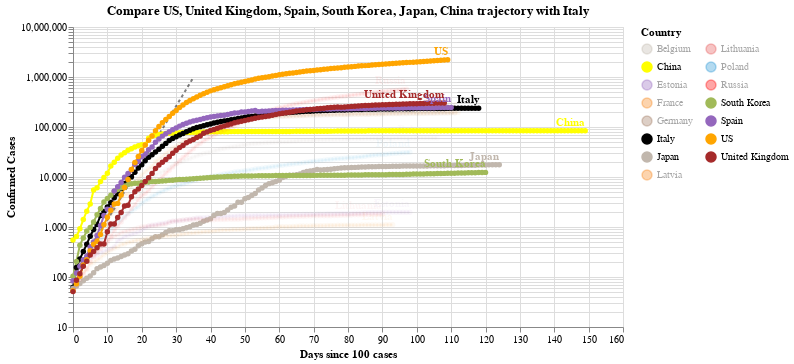

Source (notebook cell):
### Code cell
#hide_input
chart2 = make_since_chart(dff2, ['US', 'United Kingdom', 'Spain', 'South Korea', 'Japan', 'China'], baseline_countries)
chart2

### Figure 1 — Vega-Lite specification as saved in the notebook (floating-point values rounded to 4 significant figures; data arrays with more than 128 entries replaced by an {"elided": "..."} marker saying what was removed)
{"config": {"view": {"continuousWidth": 400, "continuousHeight": 300}}, "layer": [{"data": {"name": "data-628230001892d6798b50651be41d1b3e"}, "mark": {"type": "line", "color": "black", "opacity": 0.5, "strokeDash": [3, 3]}, "encoding": {"x": {"type": "quantitative", "field": "Days since 100 cases"}, "y": {"type": "quantitative", "field": "Confirmed Cases"}}}, {"data": {"name": "data-72d714c3be8d2ae86096c270e4156ec9"}, "mark": {"type": "line", "point": true}, "encoding": {"color": {"type": "nominal", "field": "Country", "legend": {"columns": 2}, "scale": {"domain": ["Belgium", "China", "Estonia", "France", "Germany", "Italy", "Japan", "Latvia", "Lithuania", "Poland", "Russia", "South Korea", "Spain", "US", "United Kingdom"], "range": ["#C1B7AD", "yellow", "#9467bd", "#F58518", "#9D755D", "black", "#C1B7AD", "#F58518", "#E45756", "#2495D3", "red", "#A1BA59", "#9467bd", "orange", "brown"]}}, "opacity": {"condition": {"value": 1, "selection": "selector006"}, "value": 0.05}, "tooltip": [{"type": "nominal", "field": "Country"}, {"type": "temporal", "field": "Date"}, {"type": "quantitative", "field": "Confirmed Cases"}, {"type": "quantitative", "field": "Days since 100 cases"}], "x": {"type": "quantitative", "field": "Days since 100 cases"}, "y": {"type": "quantitative", "field": "Confirmed Cases", "scale": {"type": "log"}}}, "selection": {"selector006": {"type": "multi", "fields": ["Country"], "bind": "legend", "init": [{"Country": "US"}, {"Country": "United Kingdom"}, {"Country": "Spain"}, {"Country": "South Korea"}, {"Country": "Japan"}, {"Country": "China"}, {"Country": "Italy"}]}}, "width": 550}, {"data": {"name": "data-72d714c3be8d2ae86096c270e4156ec9"}, "mark": {"type": "text", "align": "right", "dy": -8, "fontWeight": "bold"}, "encoding": {"color": {"type": "nominal", "field": "Country", "legend": {"columns": 2}, "scale": {"domain": ["Belgium", "China", "Estonia", "France", "Germany", "Italy", "Japan", "Latvia", "Lithuania", "Poland", "Russia", "South Korea", "Spain", "US", "United Kingdom"], "range": ["#C1B7AD", "yellow", "#9467bd", "#F58518", "#9D755D", "black", "#C1B7AD", "#F58518", "#E45756", "#2495D3", "red", "#A1BA59", "#9467bd", "orange", "brown"]}}, "opacity": {"condition": {"value": 1, "selection": "selector006"}, "value": 0.05}, "text": {"type": "nominal", "field": "Country"}, "tooltip": [{"type": "nominal", "field": "Country"}, {"type": "temporal", "field": "Date"}, {"type": "quantitative", "field": "Confirmed Cases"}, {"type": "quantitative", "field": "Days since 100 cases"}], "x": {"type": "quantitative", "field": "Days since 100 cases"}, "y": {"type": "quantitative", "field": "Confirmed Cases", "scale": {"type": "log"}}}, "transform": [{"filter": "(datum['Date'] >= 1592524800000)"}], "width": 550}], "title": "Compare US, United Kingdom, Spain, South Korea, Japan, China trajectory with Italy", "$schema": "https://vega.github.io/schema/vega-lite/v4.0.2.json", "datasets": {"data-628230001892d6798b50651be41d1b3e": [{"Days since 100 cases": 0, "Confirmed Cases": 100.0}, {"Days since 100 cases": 1, "Confirmed Cases": 130.0}, {"Days since 100 cases": 2, "Confirmed Cases": 169.0}, {"Days since 100 cases": 3, "Confirmed Cases": 219.7}, {"Days since 100 cases": 4, "Confirmed Cases": 285.6}, {"Days since 100 cases": 5, "Confirmed Cases": 371.3}, {"Days since 100 cases": 6, "Confirmed Cases": 482.7}, {"Days since 100 cases": 7, "Confirmed Cases": 627.5}, {"Days since 100 cases": 8, "Confirmed Cases": 815.7}, {"Days since 100 cases": 9, "Confirmed Cases": 1060.0}, {"Days since 100 cases": 10, "Confirmed Cases": 1379.0}, {"Days since 100 cases": 11, "Confirmed Cases": 1792.0}, {"Days since 100 cases": 12, "Confirmed Cases": 2330.0}, {"Days since 100 cases": 13, "Confirmed Cases": 3029.0}, {"Days since 100 cases": 14, "Confirmed Cases": 3937.0}, {"Days since 100 cases": 15, "Confirmed Cases": 5119.0}, {"Days since 100 cases": 16, "Confirmed Cases": 6654.0}, {"Days since 100 cases": 17, "Confirmed Cases": 8650.0}, {"Days since 100 cases": 18, "Confirmed Cases": 11250.0}, {"Days since 100 cases": 19, "Confirmed Cases": 14620.0}, {"Days since 100 cases": 20, "Confirmed Cases": 19000.0}, {"Days since 100 cases": 21, "Confirmed Cases": 24710.0}, {"Days since 100 cases": 22, "Confirmed Cases": 32120.0}, {"Days since 100 cases": 23, "Confirmed Cases": 41750.0}, {"Days since 100 cases": 24, "Confirmed Cases": 54280.0}, {"Days since 100 cases": 25, "Confirmed Cases": 70560.0}, {"Days since 100 cases": 26, "Confirmed Cases": 91730.0}, {"Days since 100 cases": 27, "Confirmed Cases": 119300.0}, {"Days since 100 cases": 28, "Confirmed Cases": 155000.0}, {"Days since 100 cases": 29, "Confirmed Cases": 201500.0}, {"Days since 100 cases": 30, "Confirmed Cases": 262000.0}, {"Days since 100 cases": 31, "Confirmed Cases": 340600.0}, {"Days since 100 cases": 32, "Confirmed Cases": 442800.0}, {"Days since 100 cases": 33, "Confirmed Cases": 575600.0}, {"Days since 100 cases": 34, "Confirmed Cases": 748300.0}, {"Days since 100 cases": 35, "Confirmed Cases": 972800.0}], "data-72d714c3be8d2ae86096c270e4156ec9": {"elided": "1658 records"}}}
